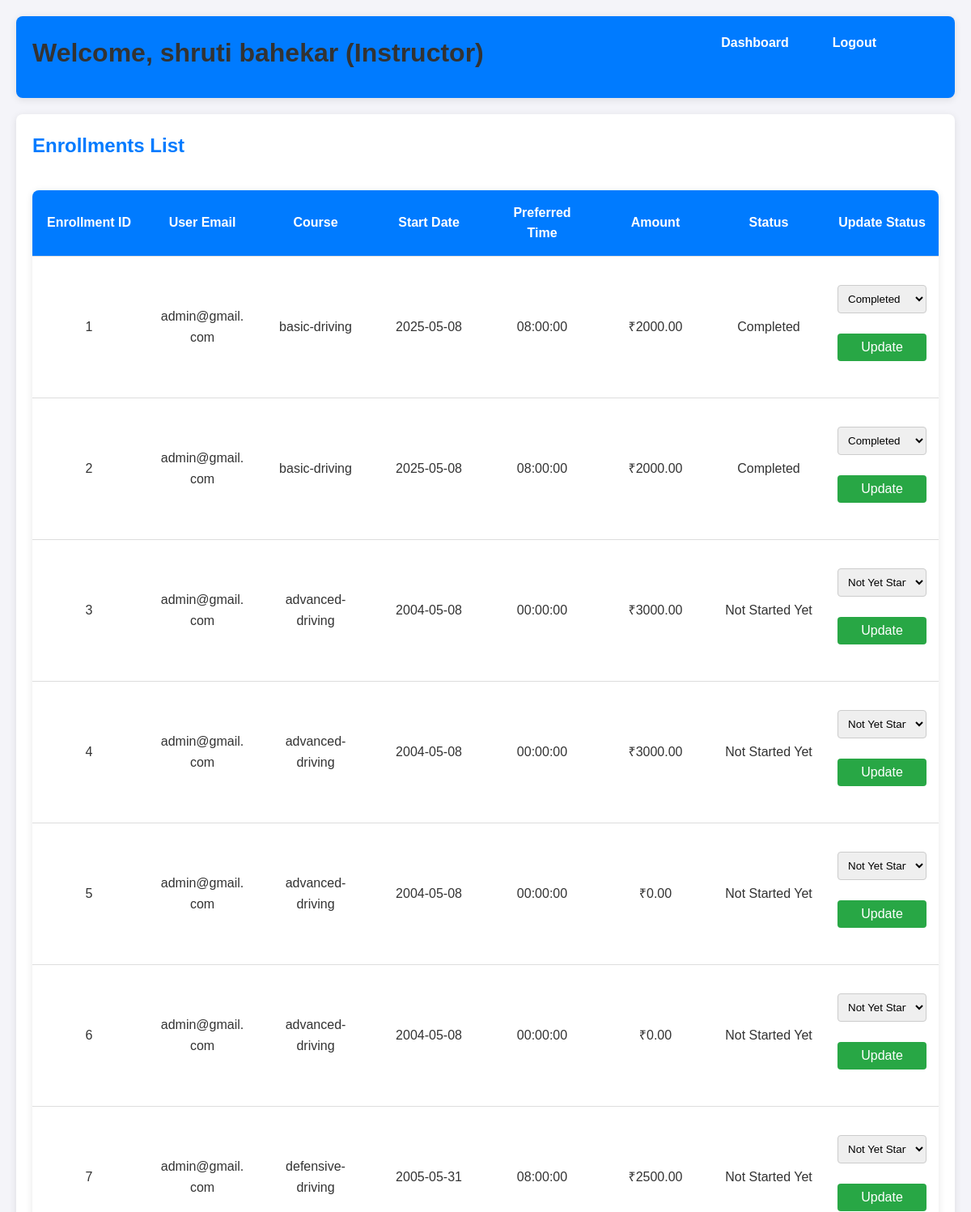
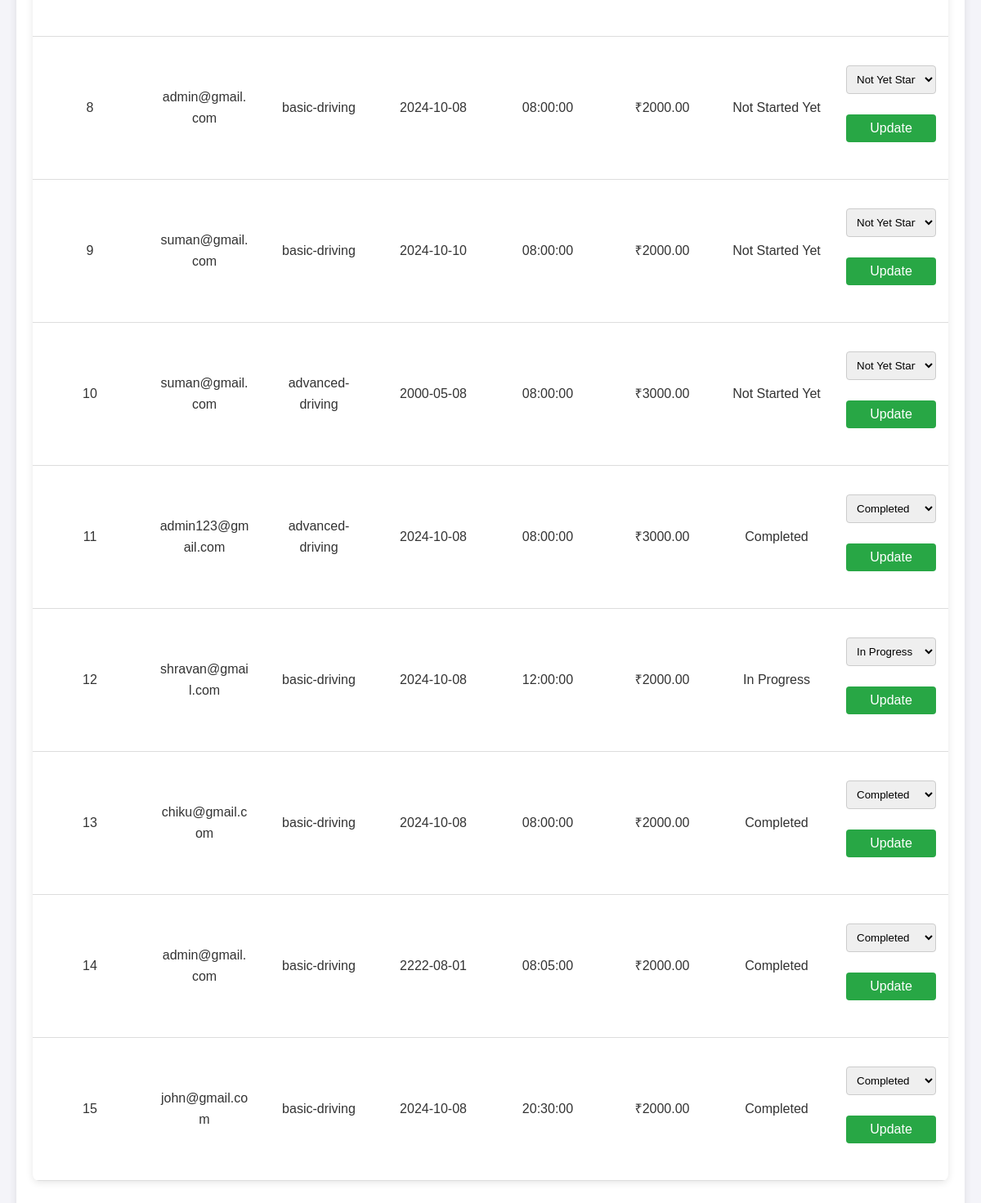
The app's page /view_enrollments.php (signed in) with its own data (2 pictures, top to bottom).
### tables this page shows
CREATE TABLE `enrollments` (
  `id` int(11) NOT NULL,
  `user_email` varchar(255) NOT NULL,
  `course` varchar(255) NOT NULL,
  `start_date` date NOT NULL,
  `preferred_time` time NOT NULL,
  `enrollment_date` date NOT NULL,
  `amount` decimal(10,2) NOT NULL,
  `payment_status` varchar(20) NOT NULL DEFAULT 'Pending',
  `status` enum('Not Started Yet','In Progress','Completed') NOT NULL DEFAULT 'Not Started Yet'
);

### view_enrollments.php (the view, shortened to what this page needs)
<?php
$user_name = isset($_SESSION['user_name']) ? htmlspecialchars($_SESSION['user_name']) : 'Instructor';
require 'db_connection.php';
$sql = "SELECT id, user_email, course, start_date, Preferred_time, amount, status FROM enrollments";
$result = $conn->query($sql);
?>
<!DOCTYPE html>
<html lang="en">
<head>
    <link rel="stylesheet" href="style.css">
</head>
<body>
    <header>
        <h1>Welcome, <?php echo $user_name; ?> (Instructor)</h1>
        <nav>
            <ul>
                <li><a href="instructor_dashboard.php">Dashboard</a></li>
                <li><a href="logout.php">Logout</a></li>
            </ul>
        </nav>
    </header>
    <main>
        <h2>Enrollments List</h2>
        <table>
            <thead>
                <tr>
                    <th>Enrollment ID</th>
                    <th>User Email</th>
                    <th>Course</th>
                    <th>Start Date</th>
                    <th>Preferred Time</th>
                    <th>Amount</th>
                    <th>Status</th>
                    <th>Update Status</th>
                </tr>
            </thead>
            <tbody>
                <?php
                if ($result->num_rows > 0) {
                    while ($row = $result->fetch_assoc()) {
                        echo "<tr>";
                        echo "<td>" . htmlspecialchars($row['id']) . "</td>";
                        echo "<td>" . htmlspecialchars($row['user_email']) . "</td>";
                        echo "<td>" . htmlspecialchars($row['course']) . "</td>";
                        echo "<td>" . htmlspecialchars($row['start_date']) . "</td>";
                        echo "<td>" . htmlspecialchars($row['Preferred_time']) . "</td>";
                        echo "<td>₹" . htmlspecialchars($row['amount']) . "</td>";
                        echo "<td>" . htmlspecialchars($row['status']) . "</td>";
                        echo "<td>
                                <form action='update_status.php' method='post'>
                                    <input type='hidden' name='enrollment_id' value='" . htmlspecialchars($row['id']) . "' />
                                    <select name='status'>
                                        <option value='Not Yet Started' " . ($row['status'] == 'Not Yet Started' ? 'selected' : '') . ">Not Yet Started</option>
                                        <option value='In Progress' " . ($row['status'] == 'In Progress' ? 'selected' : '') . ">In Progress</option>
                                        <option value='Completed' " . ($row['status'] == 'Completed' ? 'selected' : '') . ">Completed</option>
                                    </select>
                                    <button type='submit'>Update</button>
                                </form>
                              </td>";
                        echo "</tr>";
                    }
                } else {
                    echo "<tr><td colspan='8' class='no-data'>No enrollments found.</td></tr>";
                }
                ?>
            </tbody>
        </table>
    </main>
</body>
</html>

### style.css (style rules this page uses)
nav ul { list-style-type: none; margin-right: 50px; }
nav ul li { display: inline; margin: 0 15px; }
body { font-family: Arial, sans-serif; margin: 0; padding: 0; }
header { display: flex; justify-content: space-between; background-color: #004b87; color: white; padding: 15px 20px; }
nav ul { list-style-type: none; display: flex; flex-wrap: wrap; }
nav ul li { margin: 0 15px; }
main { padding: 20px; max-width: 800px; margin: auto; }
form { display: flex; flex-direction: column; }
button { background-color: #004b87; color: white; padding: 10px; border: none; border-radius: 5px; cursor: pointer; }
form { margin: 20px 0; }
input[type="text"], input[type="date"], input[type="time"], select { width: 100%; padding: 10px; margin-bottom: 15px; border: 1px solid #ccc; border-radius: 4px; }
button { background-color: #007bff; color: white; padding: 10px 15px; border: none; border-radius: 4px; cursor: pointer; font-size: 16px; transition: background-color 0.3s ease; }
body, h1, h2, p { margin: 0; padding: 0; font-family: Arial, sans-serif; }
body { background-color: #f4f4f4; color: #333; line-height: 1.6; }
header { background: #35424a; color: #ffffff; padding: 15px 20px; text-align: center; }
nav ul { list-style: none; padding: 0; }
nav ul li a { color: #ffffff; text-decoration: none; font-weight: bold; }
main { max-width: 800px; margin: 20px auto; padding: 20px; background: #ffffff; border-radius: 8px; box-shadow: 0 2px 10px rgba(0, 0, 0, 0.1); }
h1 { color: #333; margin-bottom: 10px; }
input[type="date"], input[type="time"], select { padding: 10px; border: 1px solid #ccc; border-radius: 5px; margin-bottom: 15px; }
button { padding: 10px; background-color: #35424a; color: #ffffff; border: none; border-radius: 5px; cursor: pointer; font-size: 16px; }
header { background: #35424a; color: #fff; padding: 10px 20px; text-align: center; }
h1 { font-size: 2em; }
main { max-width: 600px; margin: 20px auto; padding: 20px; background: #fff; border-radius: 8px; box-shadow: 0 2px 10px rgba(0, 0, 0, 0.1); }
h2 { font-size: 1.5em; margin-bottom: 15px; }
button { padding: 10px; margin: 10px 0; background-color: #333; color: white; border: none; border-radius: 5px; font-size: 1em; cursor: pointer; transition: background-color 0.3s; }

### view_enrollments.php (style rules this page uses)
* { margin: 0; padding: 0; box-sizing: border-box; }
body { font-family: 'Arial', sans-serif; background-color: #f4f4f9; color: #333; padding: 20px; }
header { background-color: #007bff; color: white; padding: 20px; text-align: center; border-radius: 8px; box-shadow: 0 2px 10px rgba(0, 0, 0, 0.1); }
header h1 { margin-bottom: 10px; }
nav ul { list-style-type: none; padding: 0; }
nav ul li { display: inline; margin: 0 15px; }
nav ul li a { color: white; text-decoration: none; font-weight: bold; padding: 8px 12px; border-radius: 5px; transition: background-color 0.3s; }
main { margin: 20px auto; max-width: 1200px; padding: 20px; border-radius: 8px; background-color: #fff; box-shadow: 0 2px 10px rgba(0, 0, 0, 0.1); }
h2 { color: #007bff; margin-bottom: 20px; }
table { width: 100%; border-collapse: collapse; margin: 35px 0; box-shadow: 0 2px 10px rgba(0, 0, 0, 0.1); background-color: white; border-radius: 8px; overflow: hidden; table-layout: fixed; }
th, td { padding: 15px; text-align: center; border-bottom: 1px solid #ddd; word-wrap: break-word; }
th { background-color: #007bff; color: white; font-weight: bold; }
td { color: #333; }
select { padding: 8px; margin-right: 10px; border: 1px solid #ccc; border-radius: 4px; }
button { padding: 8px 12px; background-color: #28a745; border: none; border-radius: 4px; color: white; cursor: pointer; transition: background-color 0.3s, transform 0.3s; }

### records on screen
enrollments: id "1", user_email "admin@gmail.com", course "basic-driving", start_date "2025-05-08", preferred_time "08:00:00", amount "2000.00", status "Completed"
enrollments: id "2", user_email "admin@gmail.com", course "basic-driving", start_date "2025-05-08", preferred_time "08:00:00", amount "2000.00", status "Completed"
enrollments: id "3", user_email "admin@gmail.com", course "advanced-driving", start_date "2004-05-08", preferred_time "00:00:00", amount "3000.00", status "Not Started Yet"
enrollments: id "4", user_email "admin@gmail.com", course "advanced-driving", start_date "2004-05-08", preferred_time "00:00:00", amount "3000.00", status "Not Started Yet"
enrollments: id "5", user_email "admin@gmail.com", course "advanced-driving", start_date "2004-05-08", preferred_time "00:00:00", amount "0.00", status "Not Started Yet"
enrollments: id "6", user_email "admin@gmail.com", course "advanced-driving", start_date "2004-05-08", preferred_time "00:00:00", amount "0.00", status "Not Started Yet"
enrollments: id "7", user_email "admin@gmail.com", course "defensive-driving", start_date "2005-05-31", preferred_time "08:00:00", amount "2500.00", status "Not Started Yet"
enrollments: id "8", user_email "admin@gmail.com", course "basic-driving", start_date "2024-10-08", preferred_time "08:00:00", amount "2000.00", status "Not Started Yet"
enrollments: id "9", user_email "suman@gmail.com", course "basic-driving", start_date "2024-10-10", preferred_time "08:00:00", amount "2000.00", status "Not Started Yet"
enrollments: id "10", user_email "suman@gmail.com", course "advanced-driving", start_date "2000-05-08", preferred_time "08:00:00", amount "3000.00", status "Not Started Yet"
enrollments: id "11", user_email "admin123@gmail.com", course "advanced-driving", start_date "2024-10-08", preferred_time "08:00:00", amount "3000.00", status "Completed"
enrollments: id "12", user_email "shravan@gmail.com", course "basic-driving", start_date "2024-10-08", preferred_time "12:00:00", amount "2000.00", status "In Progress"
enrollments: id "13", user_email "chiku@gmail.com", course "basic-driving", start_date "2024-10-08", preferred_time "08:00:00", amount "2000.00", status "Completed"
enrollments: id "14", user_email "admin@gmail.com", course "basic-driving", start_date "2222-08-01", preferred_time "08:05:00", amount "2000.00", status "Completed"
enrollments: id "15", user_email "john@gmail.com", course "basic-driving", start_date "2024-10-08", preferred_time "20:30:00", amount "2000.00", status "Completed"

### other values on screen
$user_name "shruti bahekar"
